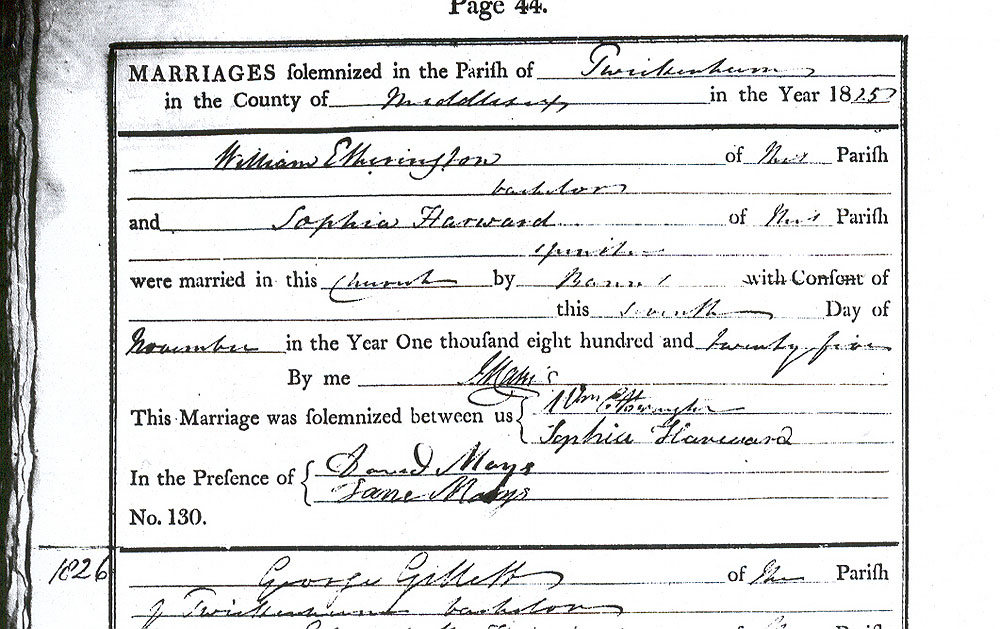
#> input picture images/bad_quality_table.jpg, 1000 x 629 px
$ python rotate_and_remove_table.py -i images/bad_quality_table.jpg -o out.png
#> lines starting #> are read from the running program, lines starting #| are printed output that depends on the picture; after the words box and inside, x2 and y2 are one past the last pixel; in counts of white or black regions, pixels touching at a corner belong together
import numpy as np
from skimage.transform import hough_line, hough_line_peaks
from skimage.transform import rotate
from skimage.feature import canny
from skimage.io import imread
from skimage.color import rgb2gray
import matplotlib.pyplot as plt
from scipy.stats import mode
import cv2
import argparse
from skimage.filters import gaussian
from scipy.ndimage import convolve

def get_parser():
    parser = argparse.ArgumentParser('rotate_and_remove_table')
    parser.add_argument('--input_name', '-i', required=True)
    parser.add_argument('--output_name', '-o', required=True)
    return parser

def skew_angle_hough_transform(image):
    # convert to edges
    edges = canny(image)
    # Hough transform between 0.1 - 180 degrees.
    tested_angles = np.deg2rad(np.arange(0.1, 180.0))
    h, theta, d = hough_line(edges, theta=tested_angles)
    # find line peaks and angles
    accum, angles, dists = hough_line_peaks(h, theta, d)
    # round the angles to 2 decimal places and find the most common angle.
    most_common_angle = mode(np.around(angles, decimals=2))[0]
    # convert the angle to degree for rotation.
    skew_angle = np.rad2deg(most_common_angle - np.pi/2)
    # print(skew_angle)
    return skew_angle, h, (accum, angles, dists)

def remove_table(image):
    # to get horizontal lines we use horizontal structure element
    horizontal = cv2.morphologyEx(rotated_image, cv2.MORPH_CLOSE, np.ones((1, 50)))
    # to get vertical lines we use vertical structure element
    vertical = cv2.morphologyEx(rotated_image, cv2.MORPH_CLOSE, np.ones((50, 1)))
    # the resulting image is the minimum of both images
    table = np.minimum(vertical, horizontal)
    ax[3].imshow(table, cmap='gray')
    ax[3].set_title('Extracted table')
    # inverted image for further extraction
    inv_image = cv2.bitwise_not(np.uint8(rotated_image * 255.))
    inv_table = cv2.bitwise_not(np.uint8(table * 255.))
    # added dilation operation to broaden the lines of table
    broad_table = cv2.dilate(inv_table, kernel=np.ones((3, 3)))
    # subtract the table
    float_diff = np.float64(inv_image) - np.float64(broad_table)
    inv_img_no_table = np.uint8(np.where(float_diff > 0, float_diff, 0))
    img_no_table = cv2.bitwise_not(inv_img_no_table)
    return img_no_table, table

args = get_parser().parse_args()
input_name = args.input_name
output_name = args.output_name

image = rgb2gray(imread(input_name))
#> image: shape (629, 1000) float64; min 0, max 1, mean 0.889
# filter = np.array([[0.0, 0.0, 0.0],
#                    [0.0, 1.0, 0.0],
#                    [0.0, 0.0, 0.0]])
# filter = gaussian(filter, sigma=3.0)

skew_angle, h_space, peaks = skew_angle_hough_transform(image)
#> in skew_angle_hough_transform, `edges = canny(image)`:
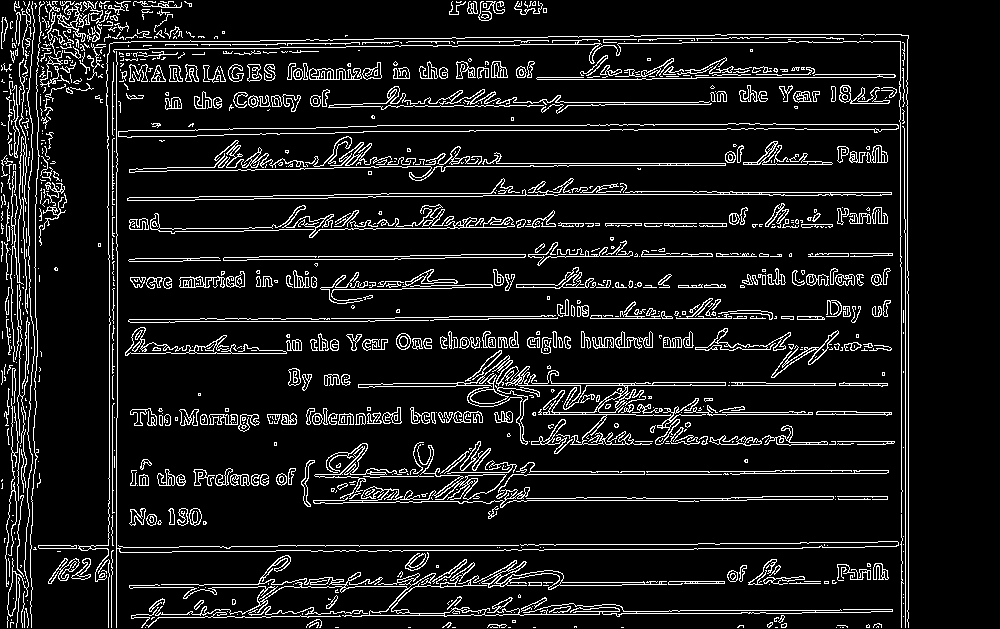
#> edges: shape (629, 1000) bool; 9.8% white in thin lines or dots
#> in skew_angle_hough_transform, `h, theta, d = hough_line(edges, theta=tested_angles)`:
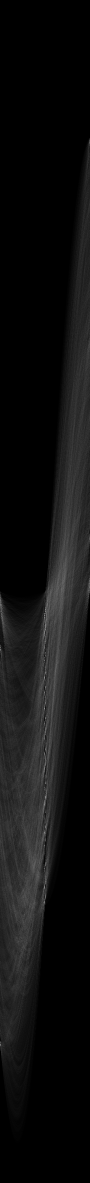
#> h: shape (2365, 180) uint64 (shown at 1/2 size); min 0, max 415, mean 26; drawn with min black and max white
#> in skew_angle_hough_transform, `h, theta, d = hough_line(edges, theta=tested_angles)`: theta = 180 values from 0.00175 to 3.13; d = 2365 values from -1182 to 1182
#> in skew_angle_hough_transform, `accum, angles, dists = hough_line_peaks(h, theta, d)`: accum = 33 values, max 415 at index 0, min 221 at index 32, mean 321.6; angles = 33 values, max 3.13 at index 30, min 0.00175 at index 11, mean 1.52; dists = 33 values, max 906 at index 11, min -105 at index 31, mean 286.4
#> in skew_angle_hough_transform, `most_common_angle = mode(np.around(angles, decimals=2))[0]`: most_common_angle = 1.57
#> in skew_angle_hough_transform, `skew_angle = np.rad2deg(most_common_angle - np.pi/2)`: skew_angle = -0.0456
#> skew_angle = -0.0456
# [6 lines of commented-out code are left out]
rotated_image = rotate(image, skew_angle, cval=1)

# print(peaks[0], peaks[1], peaks[2])

offset = np.round(np.sqrt(image.shape[0] ** 2 + image.shape[1] ** 2))
#> offset = 1181
# Draw the image
# fig, ax = plt.subplots(ncols=2, figsize=(12, 12))
# ax[0].imshow(h_space)
# ax[1].imshow(h_space)
# ax[1].scatter(peaks[1] * 180 / np.pi, peaks[2] + offset, c='r', s=5)
# plt.savefig('hough_space.jpg', format='jpg', bbox_inches='tight', dpi=600)
# plt.show()

img_no_table, table = remove_table(rotated_image)
#> in remove_table, `horizontal = cv2.morphologyEx(rotated_image, cv2.MORPH_CLOSE, np.ones(..`:
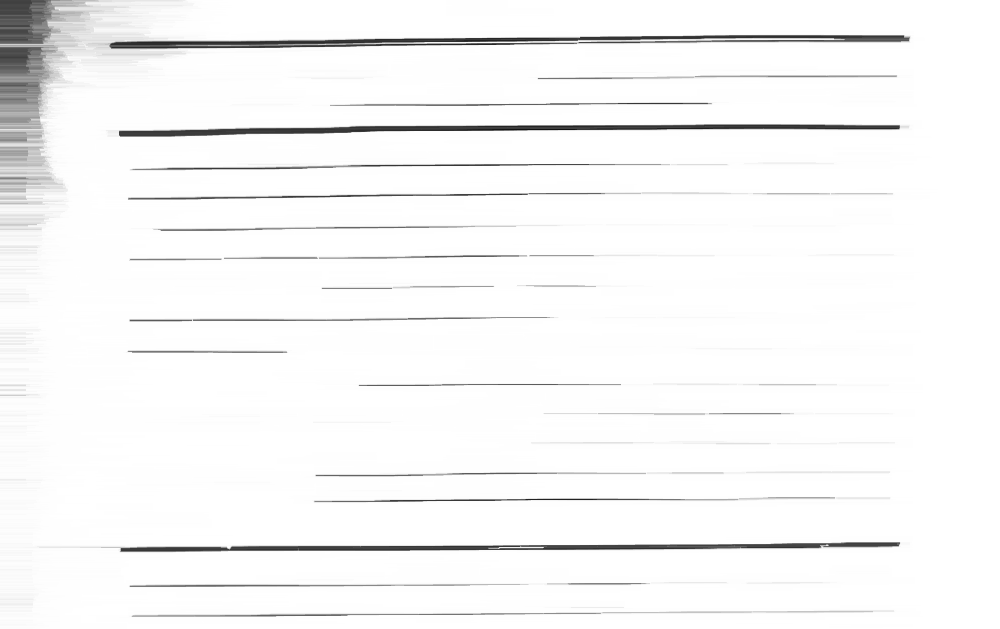
#> horizontal: shape (629, 1000) float64; min 0.0692, max 1, mean 0.968
#> in remove_table, `vertical = cv2.morphologyEx(rotated_image, cv2.MORPH_CLOSE, np.ones((5..`:
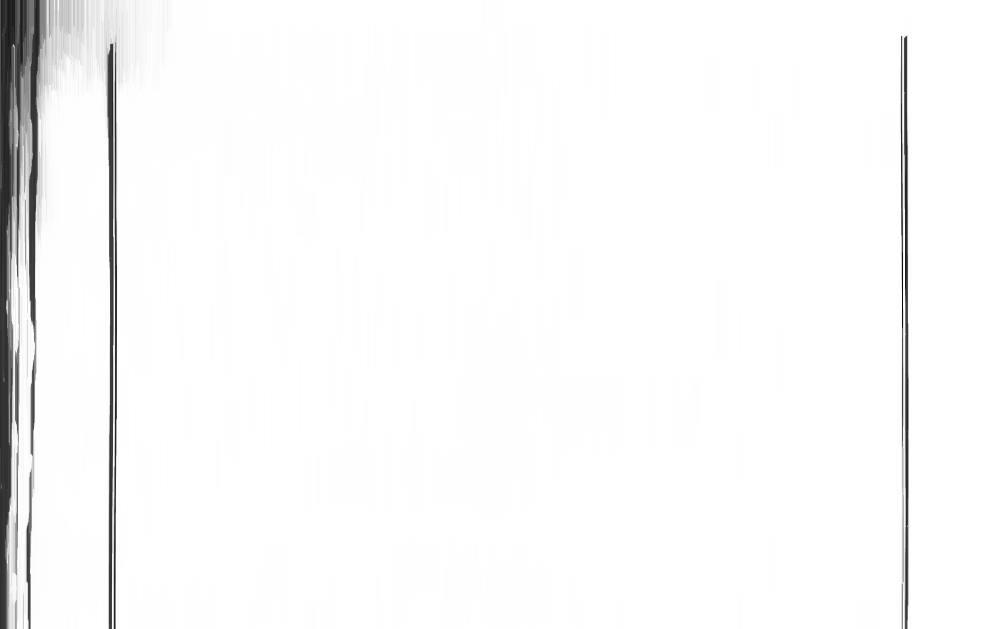
#> vertical: shape (629, 1000) float64; min 0.0496, max 1, mean 0.974
#> in remove_table, `table = np.minimum(vertical, horizontal)`:
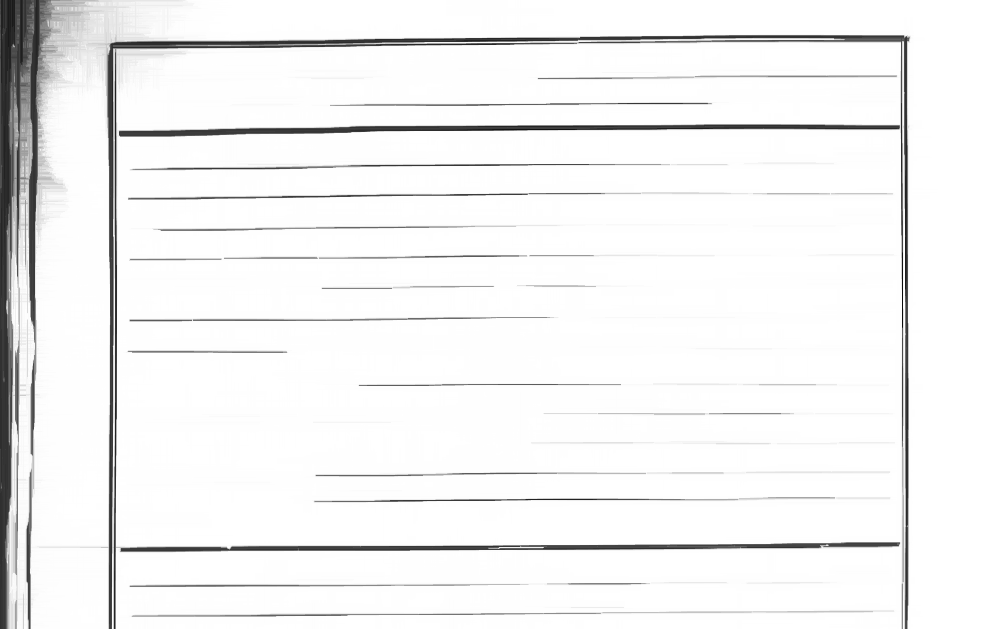
#> table: shape (629, 1000) float64; min 0.0496, max 1, mean 0.95
#> (the run stopped early here; a loop or call above may not have finished)

$ run again, on images/gradebook.jpg
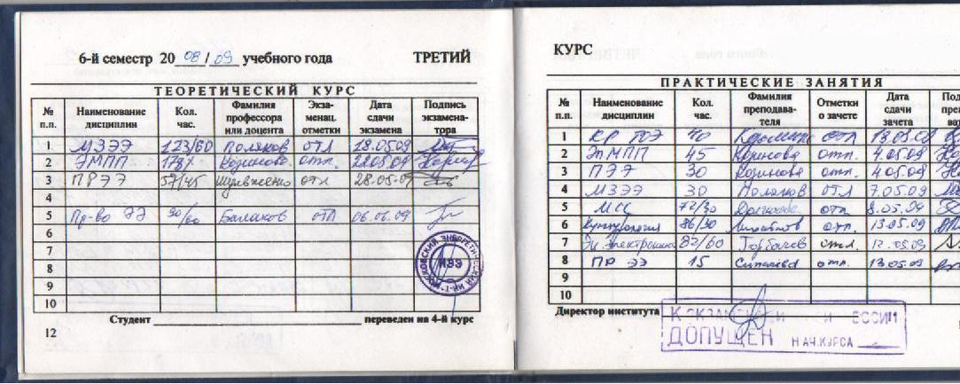
#> input picture images/gradebook.jpg, 1920 x 768 px (shown at 1/2 size)
#> in skew_angle_hough_transform, `edges = canny(image)`:
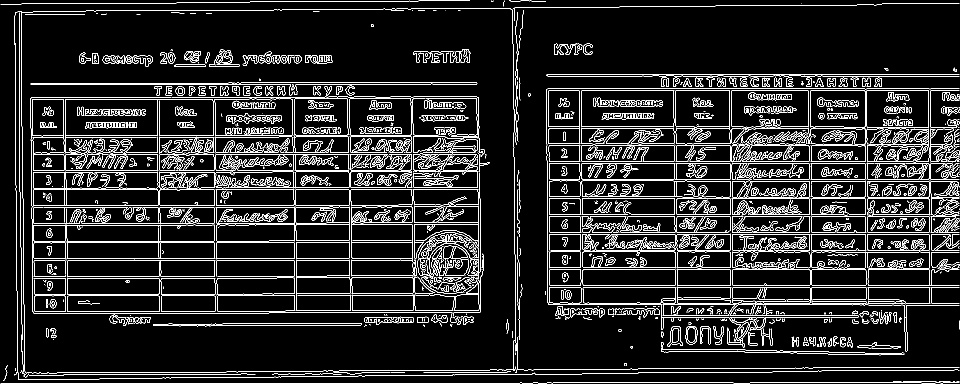
#> edges: shape (768, 1920) bool (shown at 1/2 size); 9.4% white in thin lines or dots
#> theta = 180 values from 0.00175 to 3.13; d = 4137 values from -2068 to 2068
#> accum = 23 values, max 841 at index 0, min 474 at index 22, mean 639.2; angles = 23 values from 1.57 to 1.57; dists = 23 values, max 765 at index 15, min 145 at index 21, mean 397.6
#> most_common_angle = 1.57
#> in skew_angle_hough_transform, `skew_angle = np.rad2deg(most_common_angle - np.pi/2)`: skew_angle = -0.0456
#> in remove_table, `table = np.minimum(vertical, horizontal)`:
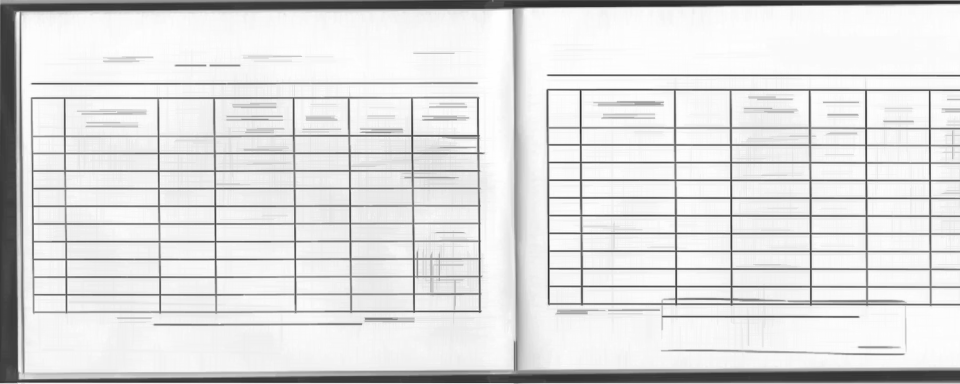
#> table: shape (768, 1920) float64 (shown at 1/2 size); min 0.119, max 1, mean 0.87

$ run again, on images/rotated_example.jpg
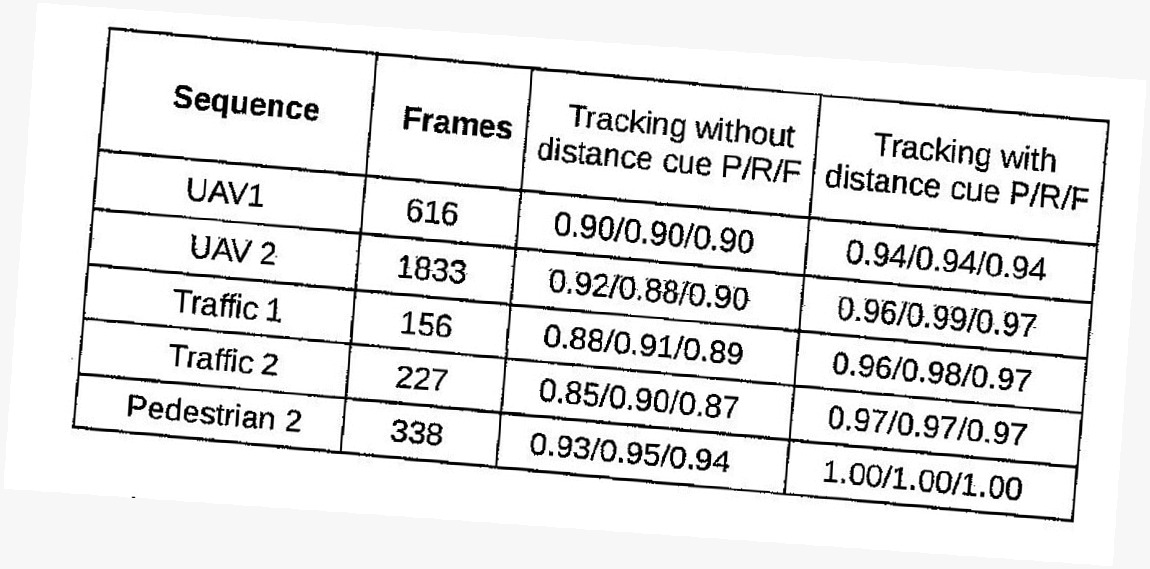
#> input picture images/rotated_example.jpg, 1150 x 569 px
#> in skew_angle_hough_transform, `edges = canny(image)`:
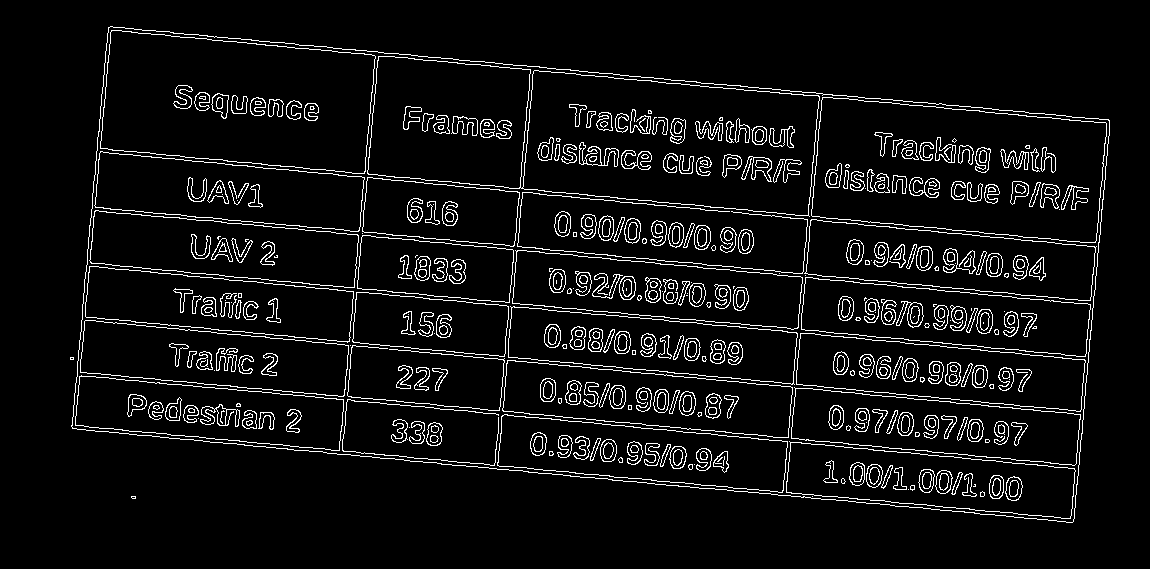
#> edges: shape (569, 1150) bool; 6.3% white in thin lines or dots, all inside (x1, y1, x2, y2) = (70, 26, 1110, 523)
#> theta = 180 values from 0.00175 to 3.13; d = 2569 values from -1284 to 1284
#> accum = [462, 457, 395, 364, 349, 345, 326, 310, 303, 242]; angles = [1.66, 1.66, 1.66, 1.66, 1.66, 1.66, 1.66, 0.089, 0.089, 0.089]; dists = [367, 20, 420, 201, 312, 257, 144, 537, 381, 1116]
#> most_common_angle = 1.66
#> in skew_angle_hough_transform, `skew_angle = np.rad2deg(most_common_angle - np.pi/2)`: skew_angle = 5.11
#> `skew_angle, h_space, peaks = skew_angle_hough_transform(image)`: peaks = ([462, 457, 395, 364, 349, 345, 326, 310, 303, 242], [1.66, 1.66, 1.66, 1.66, 1.66, 1.66, 1.66, 0.089, 0.089, 0.089], [367, 20, 420, 201, 312, 257, 144, 537, 381, 1116])
#> in remove_table, `vertical = cv2.morphologyEx(rotated_image, cv2.MORPH_CLOSE, np.ones((5..`:
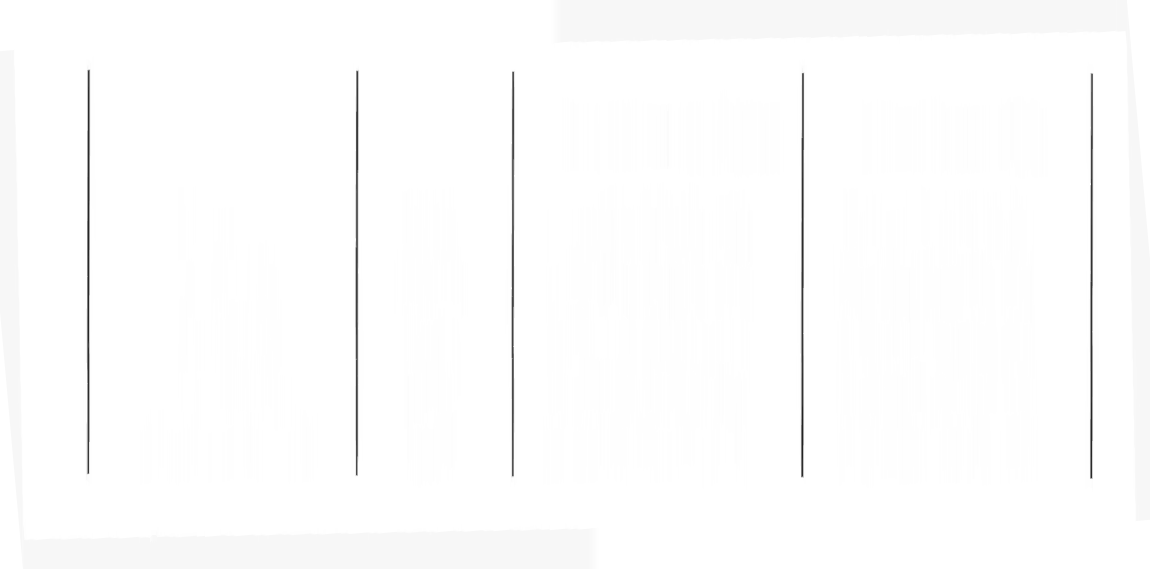
#> vertical: shape (569, 1150) float64; min 0.137, max 1, mean 0.992
